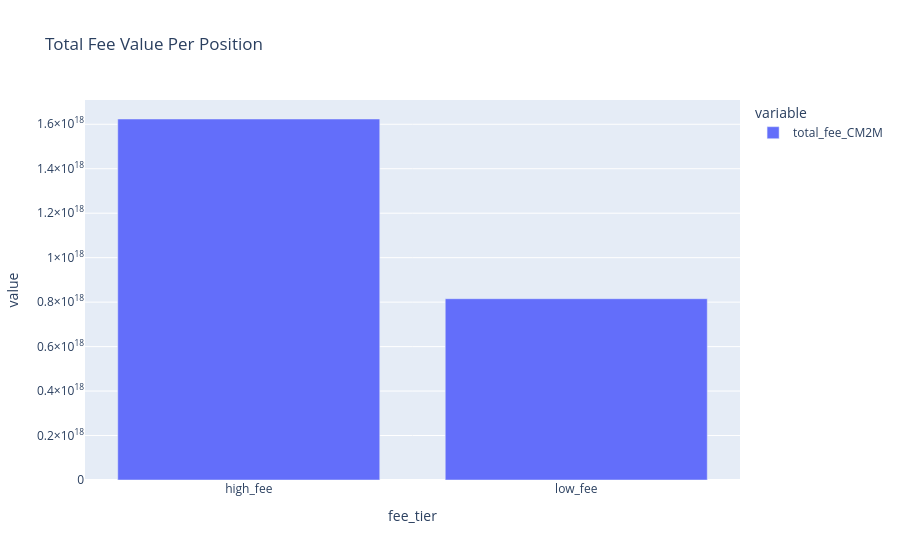

The notebook cell this image was saved under:
### Code cell
df.drop(columns=["liq_idx", "liq_val", "lp_tuple"]).groupby("fee_tier").mean().plot(
    y=["total_fee_CM2M"],
    kind="bar",
    barmode="group",
    title="Total Fee Value Per Position",
)

### Figure 1 — Plotly figure (JSON) as saved in the notebook; plotly's stock layout.template omitted (floating-point values rounded to 4 significant figures)
{"data": [{"alignmentgroup": "True", "hovertemplate": "variable=total_fee_CM2M<br>fee_tier=%{x}<br>value=%{y}<extra></extra>", "legendgroup": "total_fee_CM2M", "marker": {"color": "#636efa", "pattern": {"shape": ""}}, "name": "total_fee_CM2M", "offsetgroup": "total_fee_CM2M", "orientation": "v", "showlegend": true, "textposition": "auto", "type": "bar", "x": ["high_fee", "low_fee"], "xaxis": "x", "y": [1.624e+18, 8.154e+17], "yaxis": "y"}], "layout": {"barmode": "group", "legend": {"title": {"text": "variable"}, "tracegroupgap": 0}, "title": {"text": "Total Fee Value Per Position"}, "xaxis": {"anchor": "y", "domain": [0, 1], "title": {"text": "fee_tier"}}, "yaxis": {"anchor": "x", "domain": [0, 1], "title": {"text": "value"}}}}
